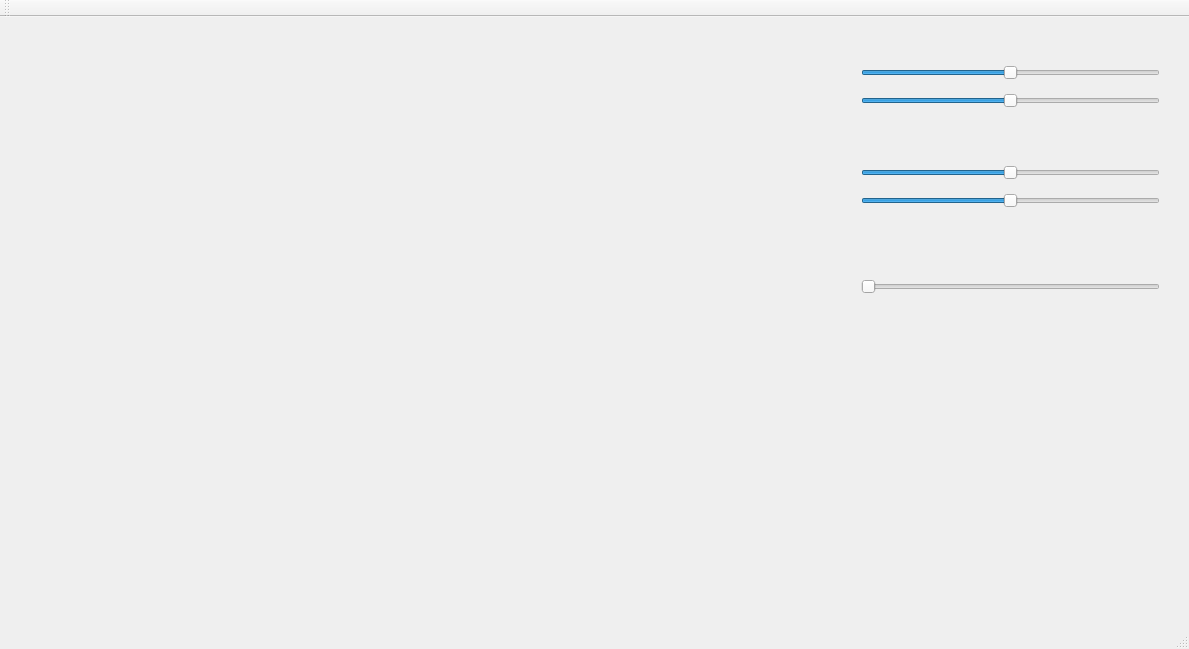
<?xml version="1.0" encoding="UTF-8"?>
<ui version="4.0">
 <class>MainWindow</class>
 <widget class="QMainWindow" name="MainWindow">
  <property name="geometry">
   <rect>
    <x>0</x>
    <y>0</y>
    <width>1189</width>
    <height>649</height>
   </rect>
  </property>
  <property name="windowTitle">
   <string>MainWindow</string>
  </property>
  <widget class="QWidget" name="centralWidget">
   <widget class="Okno" name="widget" native="true">
    <property name="geometry">
     <rect>
      <x>20</x>
      <y>10</y>
      <width>821</width>
      <height>571</height>
     </rect>
    </property>
   </widget>
   <widget class="QWidget" name="verticalLayoutWidget">
    <property name="geometry">
     <rect>
      <x>850</x>
      <y>30</y>
      <width>321</width>
      <height>80</height>
     </rect>
    </property>
    <layout class="QVBoxLayout" name="verticalLayout">
     <item>
      <widget class="QSlider" name="tx">
       <property name="minimum">
        <number>-600</number>
       </property>
       <property name="maximum">
        <number>600</number>
       </property>
       <property name="singleStep">
        <number>1</number>
       </property>
       <property name="orientation">
        <enum>Qt::Horizontal</enum>
       </property>
      </widget>
     </item>
     <item>
      <widget class="QSlider" name="ty">
       <property name="minimum">
        <number>-600</number>
       </property>
       <property name="maximum">
        <number>600</number>
       </property>
       <property name="orientation">
        <enum>Qt::Horizontal</enum>
       </property>
      </widget>
     </item>
    </layout>
   </widget>
   <widget class="QWidget" name="verticalLayoutWidget_2">
    <property name="geometry">
     <rect>
      <x>850</x>
      <y>130</y>
      <width>321</width>
      <height>80</height>
     </rect>
    </property>
    <layout class="QVBoxLayout" name="verticalLayout_2">
     <item>
      <widget class="QSlider" name="sx">
       <property name="minimum">
        <number>0</number>
       </property>
       <property name="maximum">
        <number>200</number>
       </property>
       <property name="pageStep">
        <number>1</number>
       </property>
       <property name="value">
        <number>100</number>
       </property>
       <property name="orientation">
        <enum>Qt::Horizontal</enum>
       </property>
      </widget>
     </item>
     <item>
      <widget class="QSlider" name="sy">
       <property name="minimum">
        <number>0</number>
       </property>
       <property name="maximum">
        <number>200</number>
       </property>
       <property name="value">
        <number>100</number>
       </property>
       <property name="orientation">
        <enum>Qt::Horizontal</enum>
       </property>
      </widget>
     </item>
    </layout>
   </widget>
   <widget class="QWidget" name="verticalLayoutWidget_3">
    <property name="geometry">
     <rect>
      <x>850</x>
      <y>230</y>
      <width>321</width>
      <height>80</height>
     </rect>
    </property>
    <layout class="QVBoxLayout" name="verticalLayout_3">
     <item>
      <widget class="QSlider" name="rr">
       <property name="maximum">
        <number>359</number>
       </property>
       <property name="orientation">
        <enum>Qt::Horizontal</enum>
       </property>
      </widget>
     </item>
    </layout>
   </widget>
  </widget>
  <widget class="QMenuBar" name="menuBar">
   <property name="geometry">
    <rect>
     <x>0</x>
     <y>0</y>
     <width>1189</width>
     <height>26</height>
    </rect>
   </property>
  </widget>
  <widget class="QToolBar" name="mainToolBar">
   <attribute name="toolBarArea">
    <enum>TopToolBarArea</enum>
   </attribute>
   <attribute name="toolBarBreak">
    <bool>false</bool>
   </attribute>
  </widget>
  <widget class="QStatusBar" name="statusBar"/>
 </widget>
 <layoutdefault spacing="6" margin="11"/>
 <customwidgets>
  <customwidget>
   <class>Okno</class>
   <extends>QWidget</extends>
   <header>okno.h</header>
   <container>1</container>
  </customwidget>
 </customwidgets>
 <resources/>
 <connections/>
</ui>
